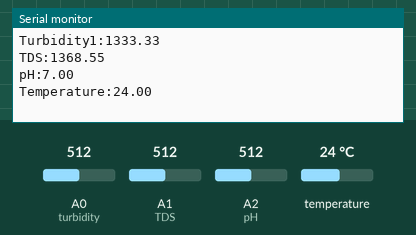
Recording of a sketch running on a simulated Arduino Uno, built with avr-gcc and run on an emulated ATmega328P. Shown: the last lines printed to the serial monitor. The test bench sets the inputs (shaded band); at power-on: temperature 24 °C, A0 (turbidity) = 512, A1 (TDS) = 512, A2 (pH) = 512.

Above: at 2.2 s.
2.3 s: temperature set to 12 °C
At 4.4 s:
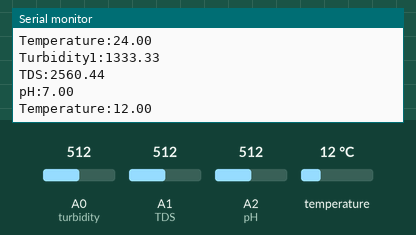
4.7 s: A0 (turbidity) set to 716
7.1 s: A1 (TDS) set to 716
At 9.3 s:
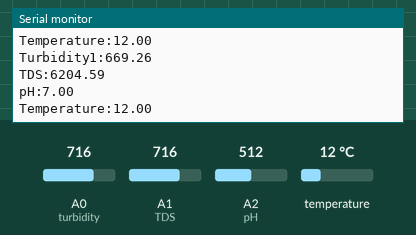
9.5 s: A2 (pH) set to 716
At 11.3 s:
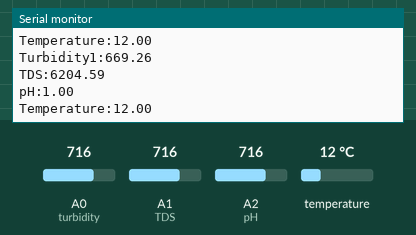
11.9 s: temperature set to 19 °C
At 13.8 s:
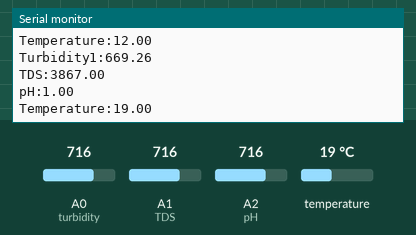
14.3 s: A0 (turbidity) set to 992
Timing chart, 0 to 17.3 s (numbered marks = the images above; inputs shaded):
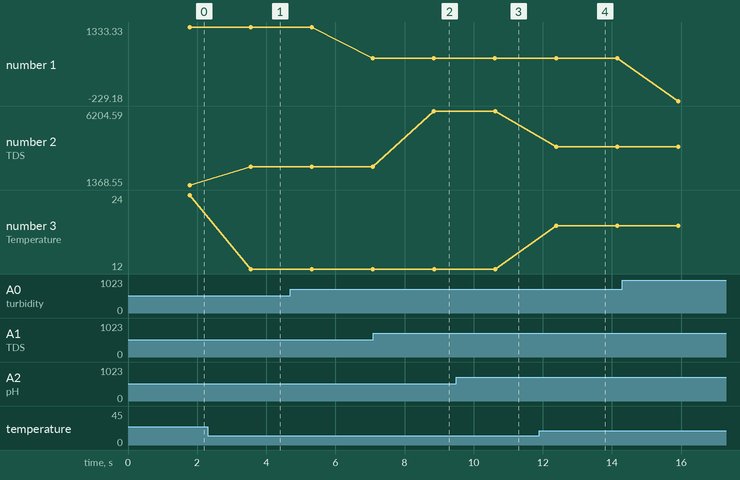

The sketch:

first_communication.ino
```cpp
#include <OneWire.h>
#include <DallasTemperature.h>
#define ONE_WIRE_BUS 2

int turbidity=A0;
const int TDS=A1;
const int pH=A2;

OneWire oneWire(ONE_WIRE_BUS);
DallasTemperature sensors(&oneWire);

void setup() {
  Serial.begin(115200);

  while(!Serial){}
  pinMode(turbidity, INPUT);
  pinMode(TDS, INPUT);
  pinMode(pH, INPUT);
  sensors.begin();
  delay(1000);
}

void loop() {

  float value_turbidity=analogRead(turbidity);
  float value_TDS=analogRead(TDS);
  float value_pH=analogRead(pH);

  float voltage_NTU=value_turbidity*5.0/1024.0;
  float voltage_TDS=value_TDS*5.0/1024.0;
  float voltage_pH=value_pH*5.0/1024.0;

  //Calculate turbidity in NTU
  float NTU=(-666.67*voltage_NTU)+3000;

  //Calculate pH value
  float pHvalue=7+((2.5-voltage_pH)/0.166);

  //Calculate temperature
  sensors.requestTemperatures();   // Request temperature
  float temperature = sensors.getTempCByIndex(0); // Read temperature in degrees Celsius

  //Calculate TDS in ppm
  float compensation_coefficient=1.0+0.02*(temperature-25.0);
  float compensation_voltage=voltage_TDS/compensation_coefficient;
  float TDS_ppm=(133.42*pow(compensation_voltage,3)-255.86*pow(compensation_voltage,2) +857.39*compensation_voltage)*0.5;

  Serial.print("Turbidity1:");
  Serial.println(NTU);

  Serial.print("TDS:");
  Serial.println(TDS_ppm);

  Serial.print("pH:");
  Serial.println(pHvalue);

  // Check whether the sensor responds or not
  if (temperature == DEVICE_DISCONNECTED_C) {
    Serial.println("Error: sensor disconnected!");
  } else {
    Serial.print("Temperature:");
    Serial.println(temperature);
  }
    delay(1000);
}
```

Measured:
- after the input at 2.3 s, the serial monitor: prints a new line after 1.2 s (image 1)
- after the input at 7.1 s, the serial monitor: prints a new line after 1.8 s (image 2)
- after the input at 9.5 s, the serial monitor: prints a new line after 1.1 s (image 3)
- after the input at 11.9 s, the serial monitor: prints a new line after 0.49 s (image 4)
- plotted number 1: 1333.33 → 669.26 after the input at 4.7 s, 669.26 → -229.18 after the input at 14.3 s
- plotted number 2: 1368.55 → 2560.44 after the input at 2.3 s, 2560.44 → 6204.59 after the input at 7.1 s, 6204.59 → 3867 after the input at 11.9 s
- plotted number 3: 24 → 12 after the input at 2.3 s, 12 → 19 after the input at 11.9 s
